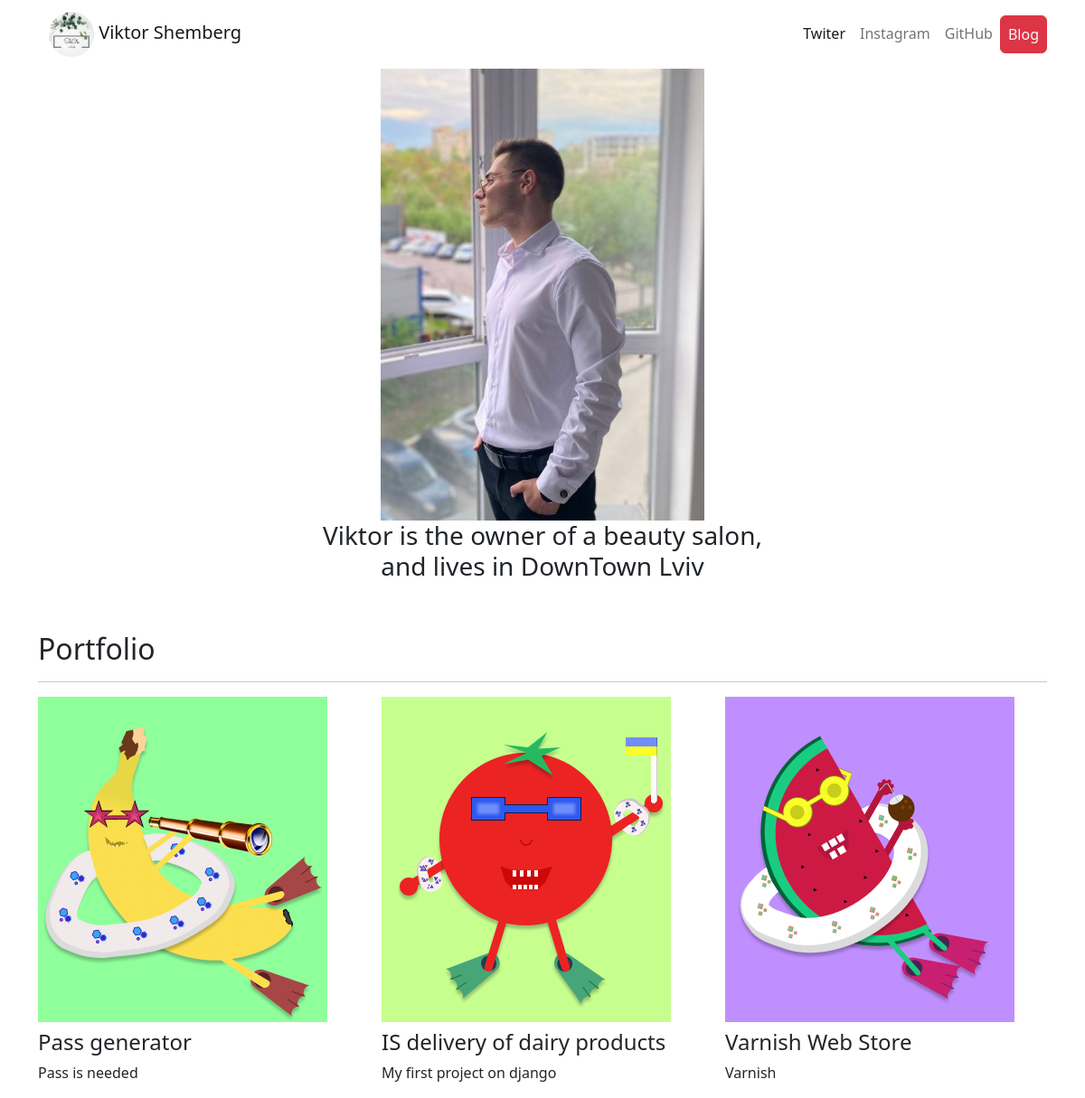
The page / on the database its author committed.
### portfolio/models.py (models this page shows, shortened)
class Project(models.Model):
    title = models.CharField(max_length=100)
    description = models.CharField(max_length=255)
    image = models.ImageField(upload_to='portfolio/images')
    url = models.URLField(blank=True)

### portfolio/views.py (the view)
# urls.py: 2. Add a URL to urlpatterns:  path('', views.home, name='home')
def home(request):
    projects = Project.objects.all()
    return render(request, 'portfolio/home.html', {'projects': projects})

### portfolio/templates/portfolio/home.html
{% extends 'portfolio/base.html' %}
{% block content %}
{% load static %}
    <div class="container text-center">
        <img src="{% static 'portfolio/photo_admin.jpg' %}" height="500px">
        <h3>Viktor is the owner of a beauty salon,
            <br>and lives in DownTown Lviv</h3>
        <br>
    </div>
<div class="container">
    <br>
        <h2>Portfolio</h2>
    <hr>
</div>
<div class="container">
    <div class="row">
        {% for project in projects %}
        <div class="col-lg-4 col-md-6">
            {% if project.url %}
            <a href="{{ project.url }}"><img src="{{ project.image.url }}" class="img-fluid mb-2"></a>
            {% else %}
            <img src="{{ project.image.url }}" class="img-fluid mb-2">
            {% endif %}
            <h4>{{ project.title }}</h4>
            <p>{{ project.description }}</p>
        </div>
            {% endfor %}
    </div>
</div>
{% endblock %}

### portfolio/templates/portfolio/base.html (shortened to what this page needs)
{% load static %}
<head>
    <link href="https://cdn.jsdelivr.net/npm/bootstrap@5.2.0-beta1/dist/css/bootstrap.min.css" rel="stylesheet">
</head>
<body>
<div class="container">
    <nav class="navbar navbar-expand-lg">
  <div class="container-fluid">
    <a class="navbar-brand" href="{% url 'home' %}"><img src="{% static 'portfolio/Big_logo1.png' %}" alt="Logo" width="50px" height="50px"> Viktor Shemberg </a>
  </div>
    <div class="collapse navbar-collapse ms-1" id="navbarNavDropdown">
      <ul class="navbar-nav">
        <li class="nav-item">
          <a class="nav-link active" aria-current="page" href="https://twitter.com/vitek_q" target="_blank">Twiter</a>
        </li>
        <li class="nav-item">
          <a class="nav-link" href="https://www.instagram.com/_viktor.shrb/" target="_blank">Instagram</a>
        </li>
        <li class="nav-item">
          <a class="nav-link" href="https://github.com/VikToR-SH-18" target="_blank">GitHub</a>
        </li>
        <li class="nav-item">
          <a class="nav-link text-light btn btn-danger" href="{% url 'blog:all_blogs' %}">Blog</a>
        </li>
          </ul>
    </div>
</nav>
</div>
{% block content %}
{% endblock %}
</body>

### rows shown on the page
Project: image (picture), title "Pass generator", description "Pass is needed"
Project: image (picture), title "IS delivery of dairy products", description "My first project on django"
Project: image (picture), title "Varnish Web Store", description "Varnish"
